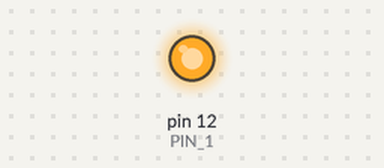
A sketch run on a simulated Arduino Uno, built with avr-gcc and run on an emulated ATmega328P. Parts: output pins drawn as LEDs (lit = HIGH).

Above: at 1.0 s.
At 5.5 s:
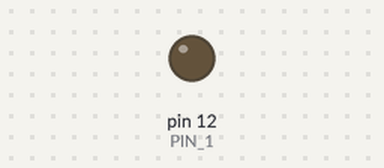
Timing chart, 0 to 6.9 s (numbered marks = the images above):
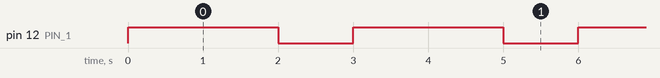

Measured:
- by itself, pin 12 (PIN_1): alternates HIGH for 2.0 s and LOW for 1.0 s

The sketch:

_1_2-3.ino
```cpp
int PIN_1=12;

void setup() {
  // initialize digital pin PIN_! as an output.
  pinMode(PIN_1, OUTPUT);
}

// the loop function runs over and over again forever
void loop() {
  digitalWrite(PIN_1, HIGH);   // turn the LED on (HIGH is the voltage level)
  delay(2000);                       // wait for 2 seconds
  digitalWrite(PIN_1, LOW);    // turn the LED off by making the voltage LOW
  delay(1000);                       // wait for 1 second
}
```
